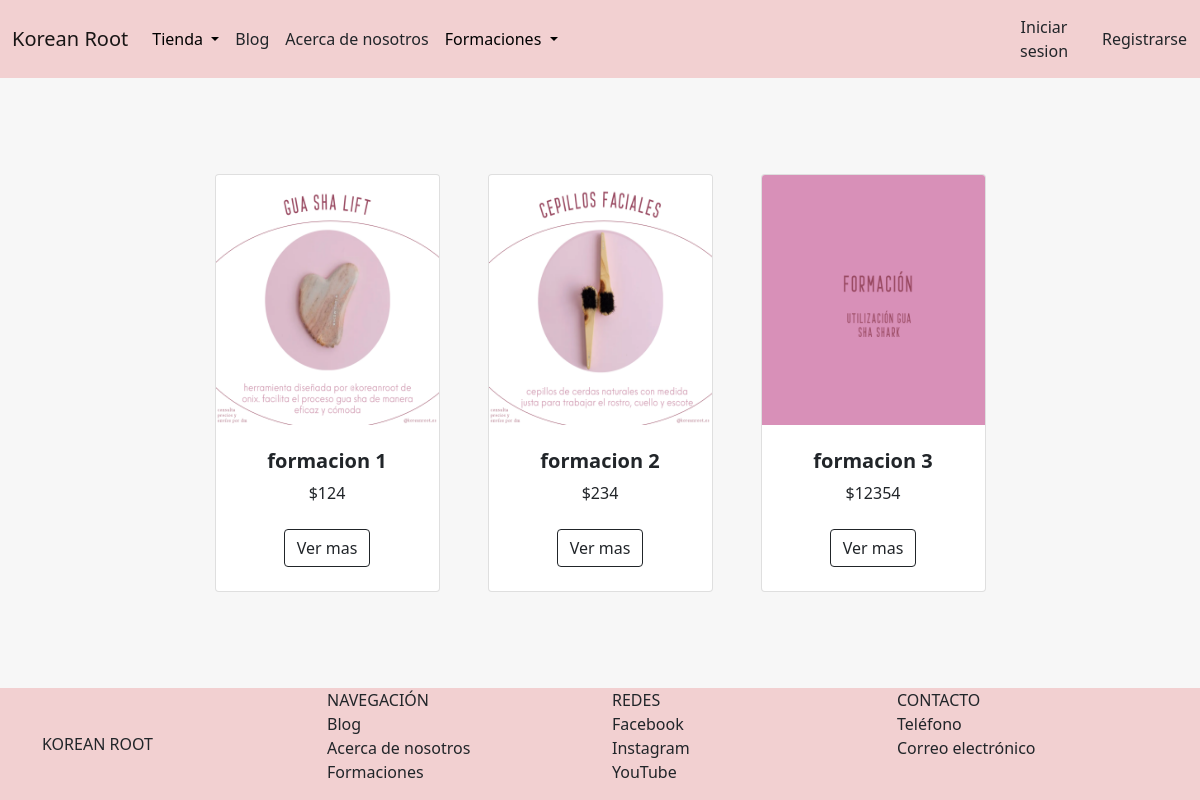
/capacitaciones/disponibles/, run on the app's committed database.
### AppCursos/models.py (models this page shows, shortened)
class Capacitacion(models.Model):
    nombre = models.CharField(max_length=50)
    precio = models.IntegerField()
    descripcion = RichTextField()
    fecha_inicio = models.DateTimeField()
    imagen_miniatura = models.ImageField(upload_to='miniaturas_capacitaciones', default = 'miniaturacapacitaciondefault.jpg')
    imagen_portada = models.ImageField(upload_to='portadas_capacitaciones', default = 'portadacapacitaciondefault.jpg')
    link_capacitacion = models.CharField(max_length=255)

### AppCursos/views.py (the view)
# urls.py: path('disponibles/', views.capacitaciones, name="capacitaciones"),
def capacitaciones(request):
      cursos_lista = Capacitacion.objects.all()
      return render(request, 'AppCursos/formacion.html', {'cursos_lista': cursos_lista})

### AppCursos/templates/AppCursos/formacion.html (shortened to what this page needs)
{% extends 'AppTienda/padre.html' %}
{% load static %}
{% block contenidoQueCambia %}
    <section class="py-5">
        <div class="container px-4 px-lg-5 mt-5">
            <div class="row gx-4 gx-lg-5 row-cols-2 row-cols-md-3 row-cols-xl-4 justify-content-center">
                {% for curso in cursos_lista %}
                    <div class="col mb-5">
                        <div class="card h-100">
                            <img class="card-img-top" src="{{curso.imagen_miniatura.url}}" alt="..." height="250" />
                            <div class="card-body p-4">
                                <div class="text-center">
                                    <h5 class="fw-bolder">{{curso.nombre}}</h5>
                                    ${{curso.precio}}
                                </div>
                            </div>
                            <div class="card-footer p-4 pt-0 border-top-0 bg-transparent">
                                <div class="text-center"><a class="btn btn-outline-dark mt-auto" href="{% url 'cursos:capacitacion_detalle' id=curso.id %}">Ver mas</a></div>
                            </div>
                        </div>
                    </div>
                {% endfor %}
            </div>
        </div>
    </section>
{% endblock %}

### AppTienda/templates/AppTienda/padre.html (style rules this page uses)
.body { background-color:rgb(247, 247, 247); display: flex; flex-direction: column; min-height: 100vh; }

### data on the page
Capacitacion: imagen_miniatura (picture), nombre "formacion 1", precio "124"
Capacitacion: imagen_miniatura (picture), nombre "formacion 2", precio "234"
Capacitacion: imagen_miniatura (picture), nombre "formacion 3", precio "12354"
